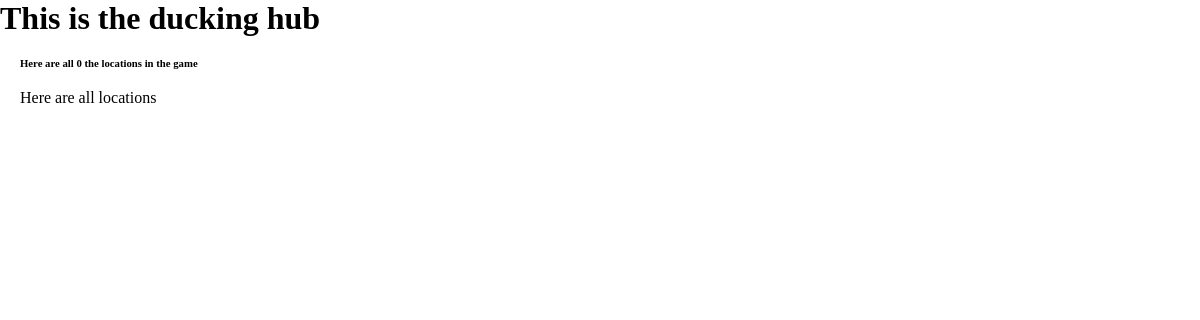
The page /all/loc on the database as committed earlier.
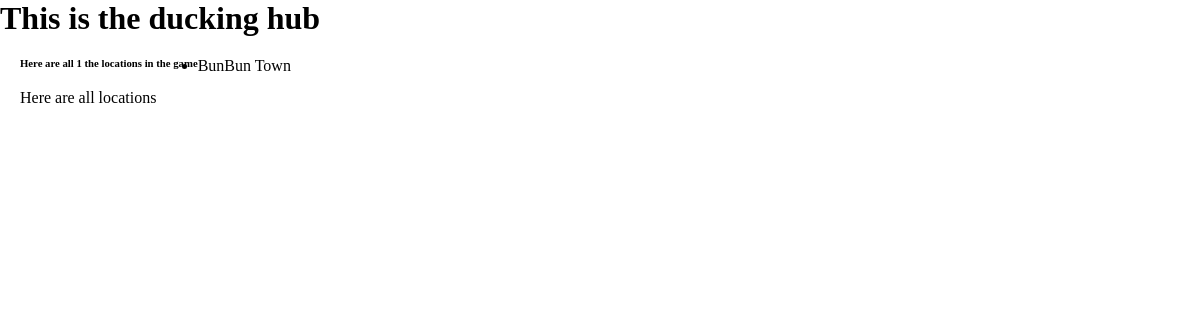
The same page on the database as committed later.
### a_characters/models.py (models this page shows, shortened)
class Location (models.Model):
    name = models.CharField(max_length=250,unique=True)
    indoors = models.BooleanField(default=False)
    description = models.TextField()
    id = models.CharField(max_length=100, default=uuid.uuid4, unique=True, primary_key=True, editable=False)

### a_characters/views.py (the view)
# urls.py: path('all/loc', all_location_view, name="all_location"),
def all_location_view(request):
    all_loc = Location.objects.all()
    total_loc= len(all_loc)
    context = {
        "all_loc" : all_loc,
        "total_loc" : total_loc
    }
    return render(request, 'site/all_loc.html', context )

### templates/site/all_loc.html
{% extends 'base.html'%}
{% block layout %}
<main class="wrapper">
    {% block content %}
    <div class="list">
        <header class="list-info">
            <h6 class="list-info-title">
                Here are all {{ total_loc }} the locations in the game
            </h6>
        </header>
        <p>Here are all locations</p>
    </div>
    <ul>
        {% for loc in all_loc %}
        <li> {{ loc.name }} </li>
        {% endfor %}
    </ul>
    {% endblock %}
</main>
{% endblock %}

Rows that differ between the two databases and show on the page:
added Location: name "BunBun Town"
Other text that changed with them:
{{ total_loc }}: "0" → "1"
